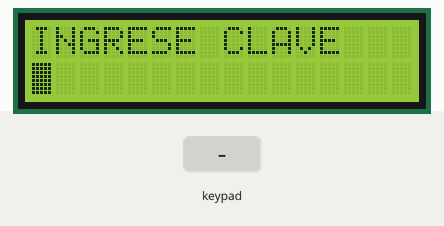
Recording of a sketch running on a simulated Arduino Uno, built with avr-gcc and run on an emulated ATmega328P. Parts: 16×2 character LCD. The test bench sets the inputs (shaded band).

Above: at 2.5 s.
2.6 s: keypad keys 1 2 3 4 # pressed 0.4 s apart
At 5.3 s:
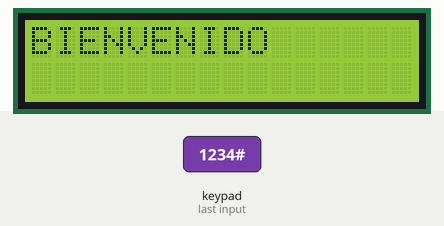
6.1 s: key '#' pressed
At 6.31 s:
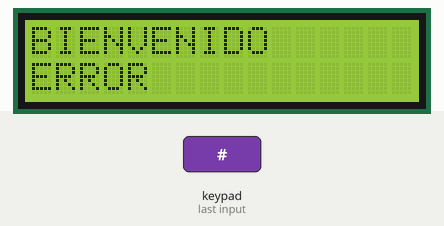
8.0 s: keypad keys 9 8 7 6 # pressed 0.4 s apart
At 9.8 s:
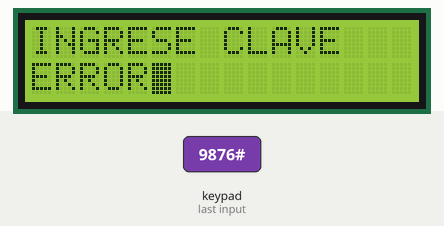
11.5 s: key '7' pressed
At 12.9 s:
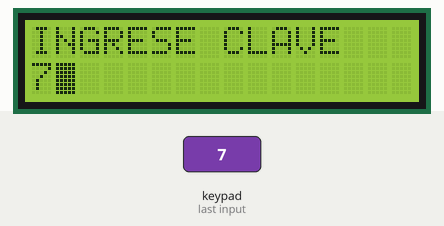
Timing chart, 0 to 14.0 s (numbered marks = the images above; inputs shaded):
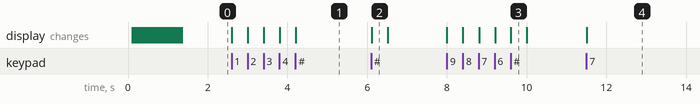

The sketch:

TecladoMatricial.ino
```cpp
/*
  VALIDAR UNA CLAVE DE 4 DIGITOS
  Clave: 12345
  ON/C sirve para borrar un dato
  = sirve para comprobar la clave
  + sirve para reiniciar el programa
*/
#include <LiquidCrystal.h>              //Libreria LCD
#include <Keypad.h>                     //Libreria Teclado
LiquidCrystal lcd(5, 4, 13, 12, 11, 10);//Pines del LCD: RS, E, D4, D5, D6, D7
String clave = "1234";                 //Clave predeterminada
String claveTemp = "";                  //Variable donde se guardan los datos del LCD
int m = 0;                              //Posición inicial de las filas
int n = 1;                              //Posición inicial de las columnas
char tecla;                             //Variable que se asigna cuando se presionan los pulsadores del teclado
const byte fil = 4;                     //# de filas que se usan del teclado
const byte col = 4;                     //# de columnas que se usan del teclado
char matriz[fil][col] = {               //Matriz que hace relación al teclado real
  {'7', '8', '9', 'A'},
  {'4', '5', '6', 'B'},
  {'1', '2', '3', 'C'},
  {'*', '0', '#', 'D'}
};
byte filPin[fil] = {A0, A1, A2, A3};    //Conexion de los pines de las filas del teclado al arduino
byte colPin[col] = {9, 8, 7, 6};        //Conexion de los pines de las columnas del teclado al arduino
Keypad teclado = Keypad(makeKeymap(matriz), filPin, colPin, fil, col); //Asignación de los pines con las filas y columnas
void setup() {
  lcd.begin(16, 2);                     //Inicio LCD
  lcd.setCursor(0, 0);
  lcd.print("INGRESE CLAVE");           //Presentación del programa
  for (int pos = 0; pos < 16; pos++) {
    lcd.scrollDisplayRight();
    delay(40);
  }
  for (int pos = 0; pos < 16; pos++) {
    lcd.scrollDisplayLeft();
    delay(40);
  }
  lcd.clear();
  lcd.print("INGRESE CLAVE");
  lcd.setCursor(0, 1);
  lcd.blink();                          //Parpadeo del cursor
}
void loop() {

  tecla = teclado.getKey();             //Obtener los datos del teclado
  if (tecla != NO_KEY) {
    if (tecla == '1' || tecla == '2' || tecla == '3' || tecla == '4' || tecla == '5' || tecla == '6' || tecla == '7' || tecla == '8' || tecla == '9' || tecla == '0') {
      claveTemp += tecla;               //Guardar los datos de las teclas presionadas
      lcd.setCursor(m, n);              //Sirve para cambiar la posicion del cursor del LCD
      lcd.print(tecla);                 //Imprime lo que se pulsa en el teclado
      m++;                              //Mover la poscición de las filas
    }
    if (tecla == '*') {
      lcd.setCursor(m - 1, n);          //Regresar el cursor un espacio
      lcd.print(' ');                   //Borra el número
      m = m - 1;
      claveTemp = claveTemp.substring(0, m);//Quita los datos que han sido borrados de la variable
    }
    if (tecla == '#') {
      if (clave == claveTemp) {
        lcd.clear();
        lcd.print("BIENVENIDO");
        claveTemp = "";
        lcd.noBlink();                  //Quitar el parpadeo del cursor
      }
      else {
        lcd.setCursor(0, 1);
        lcd.print("ERROR");
        delay(400);
        claveTemp = "";
        reinicio();
      }
    }
    if (tecla == 'D') {
      reinicio();
    }
  }
}
void reinicio() {
  lcd.clear();
  lcd.setCursor(0, 0);
  lcd.print("INGRESE CLAVE");
  lcd.setCursor(0, 1);
  m = 0;
  lcd.blink();
}
```

Measured:
- after the input at 2.6 s, the display: first changes at once (image 1 shows a later state)
- after the input at 6.1 s, the display: changes at once (image 2)
- after the input at 8.0 s, the display: first changes at once (image 3 shows a later state)
- after the input at 11.5 s, the display: changes at once (image 4)
- what the display in image 2 shows lasts 0.4 s, from 6.1 s to 6.5 s
